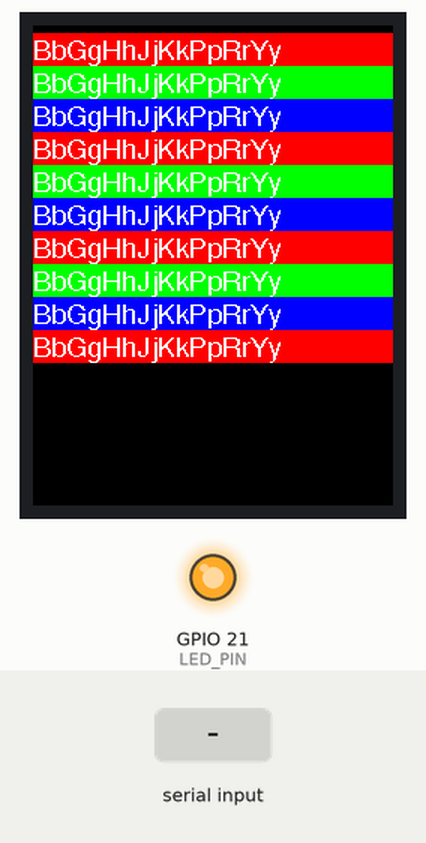
Recording of a sketch running on a simulated ESP32. On the bench: 240×320 colour display, output pins drawn as LEDs (lit = HIGH). The test bench sets the inputs (shaded band). What the sketch prints to the serial monitor is not drawn.

Above: at 3.1 s.
3.2 s: "1\n" received over Serial
At 3.8 s:
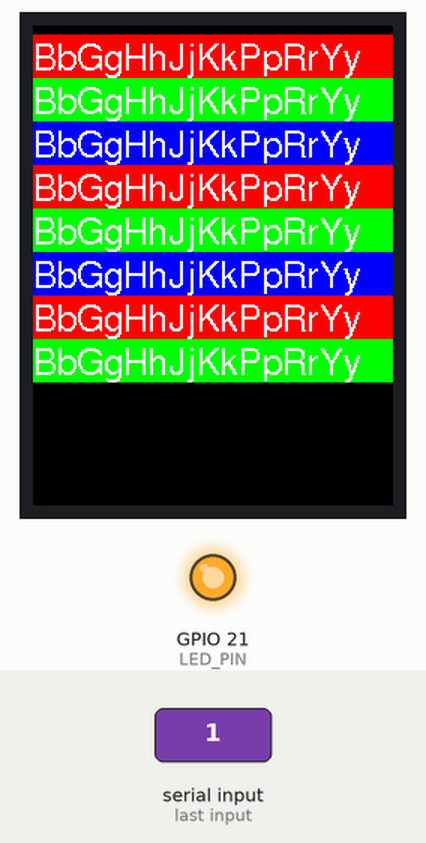
4.8 s: "0\n" received over Serial
At 6.1 s:
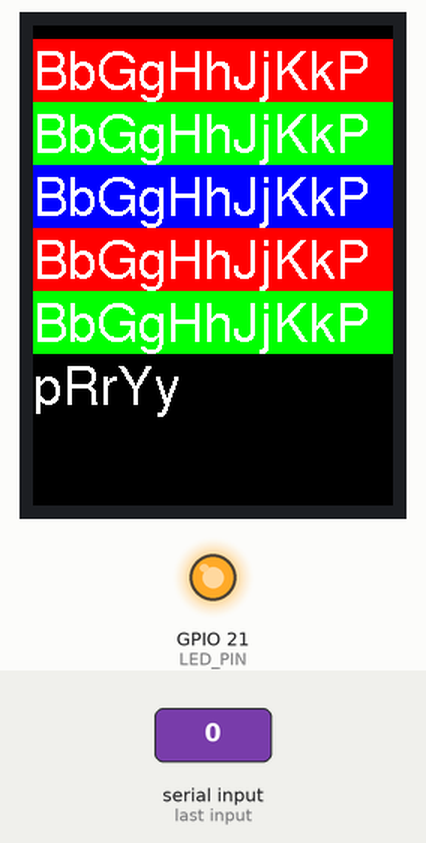
6.4 s: "2\n" received over Serial
At 7.2 s:
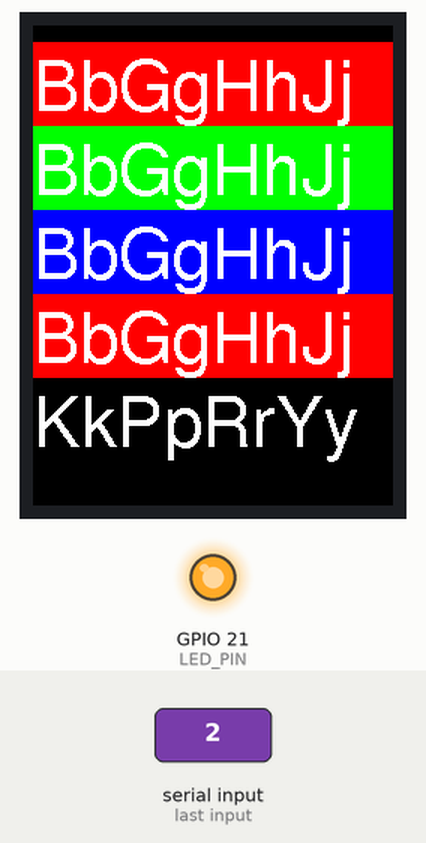
Timing chart, 0 to 9.4 s (numbered marks = the images above; inputs shaded):
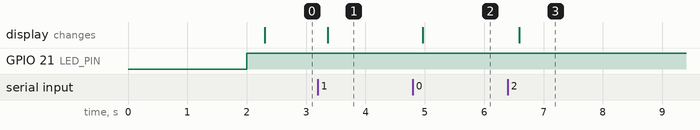

The sketch:

FontMetricsGFX.ino
```cpp
//----------------------------------------------------------------------
// FontMetricsGFX
// ==============
// Sketch to measure the sizes in pixels of ArduinoGFX fonts
// The Arduino fonts are rendered at 141 dpi
// LINE_DEPTH is the spacing between lines - ascent + descent + leading
// CHAR_DEPTH is the ascent + descent, but no leading
// DESCENDER is just the descent
//
// In the GFXglyph struct the yOffset is the number of pixels from the
// baseline to the top of the character so this is the font ascent.
// The descent = height - yOffset.
// The sketch goes through all the characters in the font and finds the
// maximum ascent and descent, and the size = ascent + descent. The line
// depth is greater than this as it includes leading space to make the
// text look less cramped.
//----------------------------------------------------------------------
#include <SPI.h>
#include <Adafruit_GFX.h>
#include <Adafruit_ILI9341.h>
#include <Fonts/FreeSans9pt7b.h>
#include <Fonts/FreeSans12pt7b.h>
#include <Fonts/FreeSans18pt7b.h>
#include <Fonts/FreeSans24pt7b.h>

// Test test
#define TEST_TEXT "BbGgHhJjKkPpRrYy"

// Screen size
#define SCREEN_WIDTH 320
#define SCREEN_DEPTH 240

// Colours
#define COL_BACK ILI9341_BLACK
#define COL_FORE ILI9341_WHITE

// Backlight
#define LED_PIN 21

// Create the global display object
#define TFT_CS   15
#define TFT_DC    2
#define TFT_RST  -1

SPIClass tftSPI = SPIClass(HSPI);
Adafruit_ILI9341 tft = Adafruit_ILI9341(&tftSPI, TFT_DC, TFT_CS, TFT_RST);

//----------------------------------------------------------------------
// GetGFXFontMetrics
// -----------------
// Function to examine a GFX font and determine the number of pixels
// needed to display the characters.
//----------------------------------------------------------------------
void GetGFXFontMetrics(const GFXfont* f, int* LineDepth, int* CharDepth, int* Descender) {
  // The line depth is the vertical space moved by \n and it's directly in the font
  if (LineDepth)
    *LineDepth = f->yAdvance;

  // To get the character depth we need to scan all the characters
  // Go through the character glyphs array to find the spacing and
  // descender size;
  int ascent = 0, descent = 0;
  int num_chars = f->last - f->first + 1;

  for (int i = 0; i < num_chars; i++) {
    // This is the pixels above the base
    int asc = -f->glyph[i].yOffset;
    if (asc > ascent)
      ascent = asc;

    // This is the pixels below the base i.e. the descender size
    int desc = f->glyph[i].height + f->glyph[i].yOffset;
    if (desc > descent)
      descent = desc;
  }

  // And return the values
  if (CharDepth)
    *CharDepth = ascent + descent;
  if (Descender)
    *Descender = descent;
}

//----------------------------------------------------------------------
// TestFont
// --------
// Fill the screen with text in the current font
//----------------------------------------------------------------------
void TestFont(const GFXfont* Font) {
    tft.fillScreen(COL_BACK);

  // Get the font metrics
  int line_depth, char_depth, descender;
  GetGFXFontMetrics(Font, &line_depth, &char_depth, &descender);
  Serial.printf("line_depth = %d, char_depth = %d, descender = %d\n", line_depth, char_depth, descender);

  // Render the text with a coloured background
  int max_lines = SCREEN_DEPTH/line_depth;
  uint16_t cur_colour = ILI9341_BLUE;

  for (int i = 0; i < max_lines; i++) {
    // Set the next colour
    if (cur_colour == ILI9341_BLUE)
      cur_colour = ILI9341_RED;
    else if (cur_colour == ILI9341_RED)
       cur_colour = ILI9341_GREEN;
    else
       cur_colour = ILI9341_BLUE;

    // Erase the current line
    int base = (i+1)*line_depth;
    tft.fillRect(0, base-line_depth+descender, SCREEN_WIDTH, line_depth, cur_colour);

    // Write the current line
    tft.setFont(Font);
    tft.setCursor(0, base);
    tft.printf(TEST_TEXT);
  }
}

//----------------------------------------------------------------------
// setup
// -----
//----------------------------------------------------------------------
void setup() {
  Serial.setTimeout(1000*1000); // Long wait for user input
  Serial.begin(115200);
  delay(2000);

  // Turn the backlight on
  pinMode(LED_PIN, OUTPUT);
  digitalWrite(LED_PIN, HIGH);

  // Initialise the display
  tft.begin();
  tft.setRotation(0);
  tft.setTextColor(COL_FORE);

  // 9pt Sans
  Serial.println("Testing FreeSans9pt7b");
  TestFont(&FreeSans9pt7b);
  Serial.println("Press enter to continue");
  String s = Serial.readStringUntil(10);

  // 12pt Sans
  Serial.println("Testing FreeSans12pt7b");
  TestFont(&FreeSans12pt7b);
  Serial.println("Press enter to continue");
  Serial.readStringUntil(10);

  // 18pt Sans
  Serial.println("Testing FreeSans18pt7b");
  TestFont(&FreeSans18pt7b);
  Serial.println("Press enter to continue");
  Serial.readStringUntil(10);

  // 24pt Sans
  Serial.println("Testing FreeSans24pt7b");
  TestFont(&FreeSans24pt7b);
  Serial.println("Press enter to continue");
  Serial.readStringUntil(10);

// Halt now the tests are done
  vTaskSuspend(NULL);
}

//----------------------------------------------------------------------
// loop
// ----
// Not used
//----------------------------------------------------------------------
void loop() {
}
```

Measured:
- after the input at 3.2 s, the display: changes after 0.16 s (image 1)
- after the input at 4.8 s, the display: changes after 0.17 s (image 2)
- after the input at 6.4 s, the display: changes after 0.19 s (image 3)
